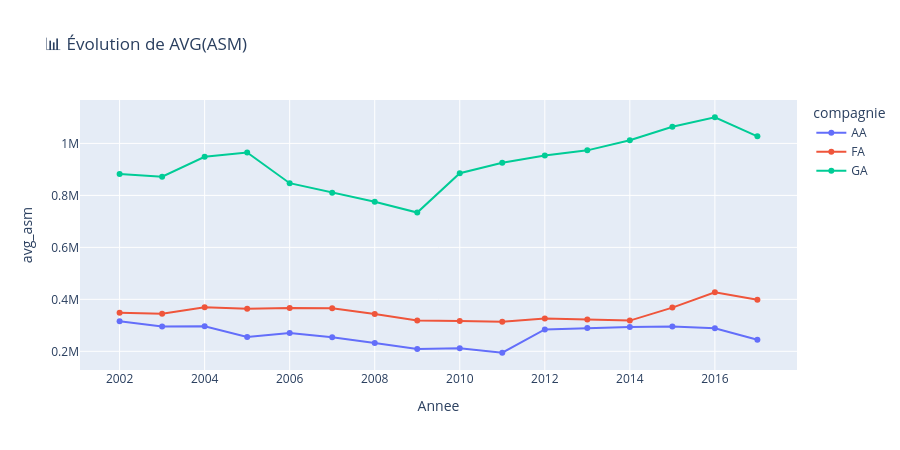
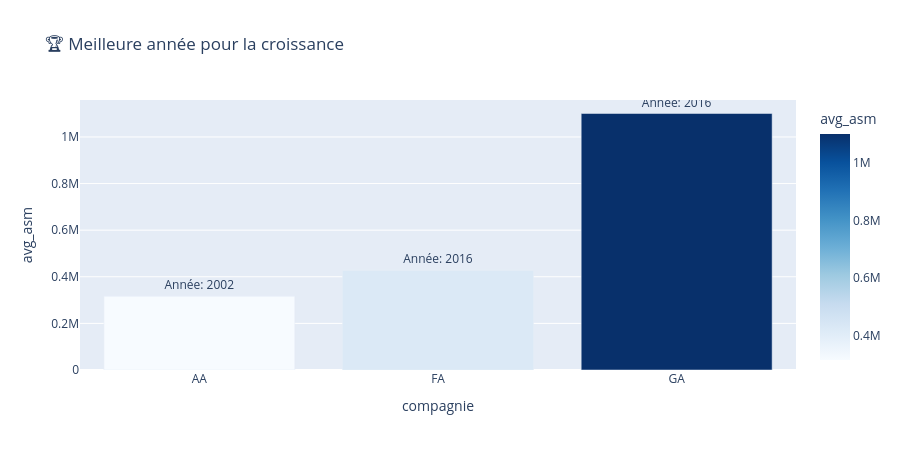

The code cell stored with these charts, in order, in its notebook:
### Markdown cell above
# 14- Graphique : Meilleure année pour la croissance

### Code cell
"""
Graphiques - Question 4
"""

# Graphique 1: Évolution
fig1 = px.line(
    df_asm,
    x='Annee',
    y='avg_asm',
    color='compagnie',
    title='📊 Évolution de AVG(ASM)',
    markers=True
)
fig1.update_layout(height=450)
fig1.show()
fig1.write_html('../results/fig_q4_evolution.html')

# Graphique 2: Meilleure année
fig2 = px.bar(
    df_best_asm,
    x='compagnie',
    y='avg_asm',
    title='🏆 Meilleure année pour la croissance',
    color='avg_asm',
    color_continuous_scale='Blues',
    text='meilleure_annee'
)
fig2.update_traces(textposition='outside', texttemplate='Année: %{text}')
fig2.update_layout(height=450)
fig2.show()
fig2.write_html('../results/fig_q4_best.html')

print("✅ Graphiques sauvegardés")

### Figure 1 — Plotly figure (JSON) as saved in the notebook; plotly's stock layout.template omitted (floating-point values rounded to 4 significant figures)
{"data": [{"hovertemplate": "compagnie=AA<br>Annee=%{x}<br>avg_asm=%{y}<extra></extra>", "legendgroup": "AA", "line": {"color": "#636efa", "dash": "solid"}, "marker": {"symbol": "circle"}, "mode": "lines+markers", "name": "AA", "orientation": "v", "showlegend": true, "type": "scatter", "x": [2002, 2003, 2004, 2005, 2006, 2007, 2008, 2009, 2010, 2011, 2012, 2013, 2014, 2015, 2016, 2017], "xaxis": "x", "y": [315900.0, 295600.0, 296600.0, 255300.0, 270800.0, 254100.0, 232000.0, 209000.0, 212000.0, 194500.0, 284000.0, 289600.0, 293400.0, 295800.0, 288300.0, 244800.0], "yaxis": "y"}, {"hovertemplate": "compagnie=FA<br>Annee=%{x}<br>avg_asm=%{y}<extra></extra>", "legendgroup": "FA", "line": {"color": "#EF553B", "dash": "solid"}, "marker": {"symbol": "circle"}, "mode": "lines+markers", "name": "FA", "orientation": "v", "showlegend": true, "type": "scatter", "x": [2002, 2003, 2004, 2005, 2006, 2007, 2008, 2009, 2010, 2011, 2012, 2013, 2014, 2015, 2016, 2017], "xaxis": "x", "y": [348200.0, 344700.0, 369500.0, 364200.0, 366900.0, 365500.0, 343300.0, 318200.0, 316200.0, 313400.0, 326300.0, 322000.0, 318200.0, 368200.0, 427300.0, 398600.0], "yaxis": "y"}, {"hovertemplate": "compagnie=GA<br>Annee=%{x}<br>avg_asm=%{y}<extra></extra>", "legendgroup": "GA", "line": {"color": "#00cc96", "dash": "solid"}, "marker": {"symbol": "circle"}, "mode": "lines+markers", "name": "GA", "orientation": "v", "showlegend": true, "type": "scatter", "x": [2002, 2003, 2004, 2005, 2006, 2007, 2008, 2009, 2010, 2011, 2012, 2013, 2014, 2015, 2016, 2017], "xaxis": "x", "y": [882200.0, 872100.0, 948300.0, 965400.0, 846900.0, 809800.0, 775300.0, 733800.0, 885500.0, 925200.0, 953700.0, 973300.0, 1012000.0, 1064000.0, 1101000.0, 1027000.0], "yaxis": "y"}], "layout": {"height": 450, "legend": {"title": {"text": "compagnie"}, "tracegroupgap": 0}, "title": {"text": "📊 Évolution de AVG(ASM)"}, "xaxis": {"anchor": "y", "domain": [0, 1], "title": {"text": "Annee"}}, "yaxis": {"anchor": "x", "domain": [0, 1], "title": {"text": "avg_asm"}}}}

### Figure 2 — Plotly figure (JSON) as saved in the notebook; plotly's stock layout.template omitted (floating-point values rounded to 4 significant figures)
{"data": [{"hovertemplate": "compagnie=%{x}<br>avg_asm=%{marker.color}<br>meilleure_annee=%{text}<extra></extra>", "legendgroup": "", "marker": {"color": [315931, 427255, 1100640], "coloraxis": "coloraxis", "pattern": {"shape": ""}}, "name": "", "orientation": "v", "showlegend": false, "text": [2002.0, 2016.0, 2016.0], "textposition": "outside", "texttemplate": "Année: %{text}", "type": "bar", "x": ["AA", "FA", "GA"], "xaxis": "x", "y": [315931, 427255, 1100640], "yaxis": "y"}], "layout": {"barmode": "relative", "coloraxis": {"colorbar": {"title": {"text": "avg_asm"}}, "colorscale": [[0, "rgb(247,251,255)"], [0.125, "rgb(222,235,247)"], [0.25, "rgb(198,219,239)"], [0.375, "rgb(158,202,225)"], [0.5, "rgb(107,174,214)"], [0.625, "rgb(66,146,198)"], [0.75, "rgb(33,113,181)"], [0.875, "rgb(8,81,156)"], [1, "rgb(8,48,107)"]]}, "height": 450, "legend": {"tracegroupgap": 0}, "title": {"text": "🏆 Meilleure année pour la croissance"}, "xaxis": {"anchor": "y", "domain": [0, 1], "title": {"text": "compagnie"}}, "yaxis": {"anchor": "x", "domain": [0, 1], "title": {"text": "avg_asm"}}}}
